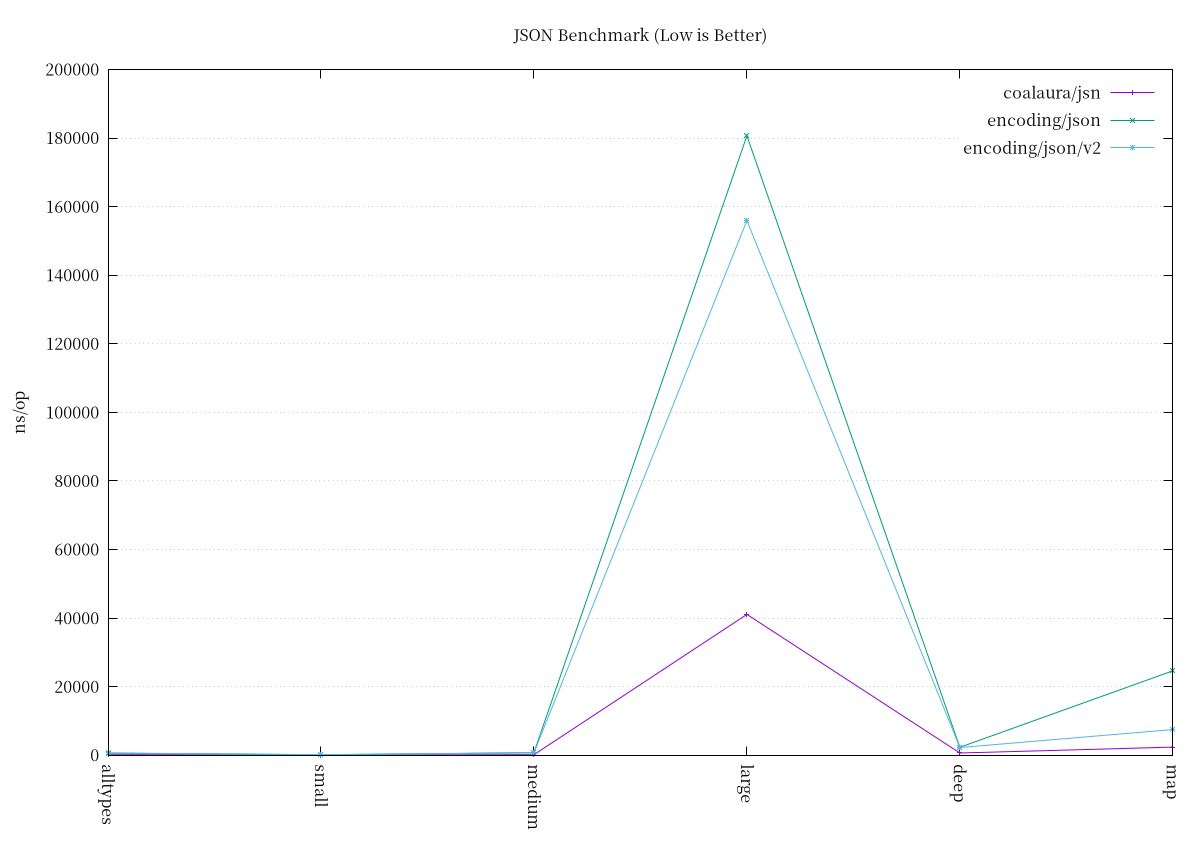

Reproduce this figure in gnuplot.
# gnuplot <benchmark.gnuplot

reset

# for windows
set encoding utf8

set terminal pngcairo font "simsun,12" size 1200,850 noenhanced

set style data linespoints
set pointsize 0.8

set output "benchmark.png"
set title "JSON Benchmark (Low is Better)"
set xlabel ""
set ylabel "ns/op"
set xtics rotate by -90

set key right top
set key spacing 1.2
set grid ytics

#set yrange [0:50]
plot \
	"benchmark_result_jsn.txt" using 3:xticlabels(1) title "coalaura/jsn" with linespoints, \
	"benchmark_result_std.txt" using 3:xticlabels(1) title "encoding/json" with linespoints, \
	"benchmark_result_std2.txt" using 3:xticlabels(1) title "encoding/json/v2" with linespoints
